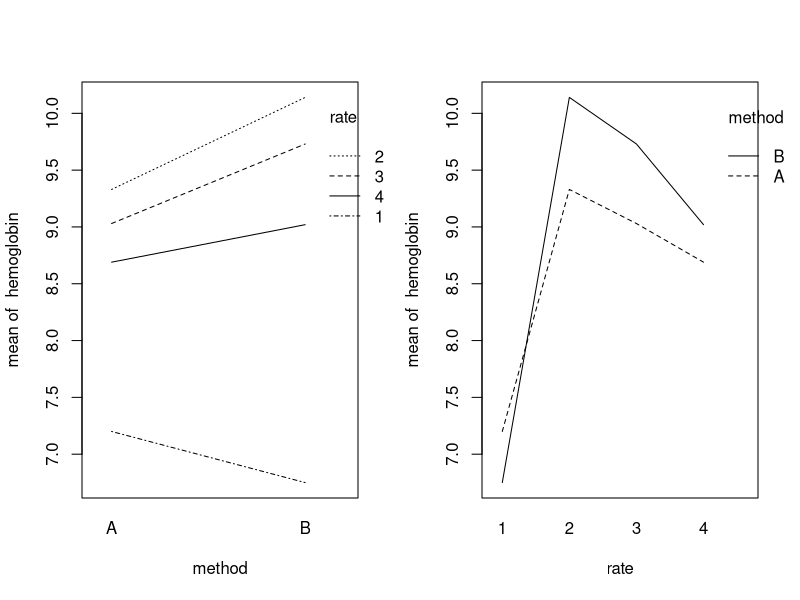

Generate this figure with R:
## ---- chunk 1
# Load data
hemoglobin_data <- read.table("hemoglobin-1.txt", header = TRUE)

# Define the factors and their levels
rates <- unique(hemoglobin_data$rate) # Rates 1 to 4
methods <- unique(hemoglobin_data$method)   # Methods A and B

# Create all combinations of rate and method
combinations <- expand.grid(rate = rates, method = methods)

# Assign fishes to each combination
set.seed(123) # For reproducibility
fish_ids <- 1:nrow(hemoglobin_data)
assignments <- sample(fish_ids, length(fish_ids), replace = FALSE)
combinations$fish_ids <- split(assignments, f = rep(1:nrow(combinations), each = length(assignments)/nrow(combinations)))

# View the assignments
print(combinations)
print(combinations$fish_ids)

## ---- chunk 2

attach(hemoglobin_data)
par(mfrow=c(1,2))
interaction.plot(method, rate, hemoglobin)
interaction.plot(rate, method, hemoglobin)
detach(hemoglobin_data)

hemoglobin_data$rate <- as.factor(hemoglobin_data$rate)
hemoglobin_data$method <- as.factor(hemoglobin_data$method)

anova_result <- anova(lm(hemoglobin ~ rate * method, data = hemoglobin_data))
anova_result


## ---- chunk 3
# additive model
anova_result <- anova(lm(hemoglobin ~ rate + method, data = hemoglobin_data))
anova_result

## ---- chunk 4
mean_hemoglobin_by_combination <- aggregate(hemoglobin ~ rate + method, data = hemoglobin_data, FUN = mean)

sorted_means <- mean_hemoglobin_by_combination[order(-mean_hemoglobin_by_combination$hemoglobin), ]

print(sorted_means)

## ---- chunk 5

hemoglobin_data$rate <- as.factor(hemoglobin_data$rate)

anova_result_one_way <- anova(lm(hemoglobin ~ rate, data = hemoglobin_data))
print(anova_result_one_way)

mean_hemoglobin_by_rate <- aggregate(hemoglobin ~ rate, data = hemoglobin_data, FUN = mean)
print(mean_hemoglobin_by_rate)

## ---- chunk 6
kruskal_result <- kruskal.test(hemoglobin_data$hemoglobin, hemoglobin_data$rate)
print(kruskal_result)
